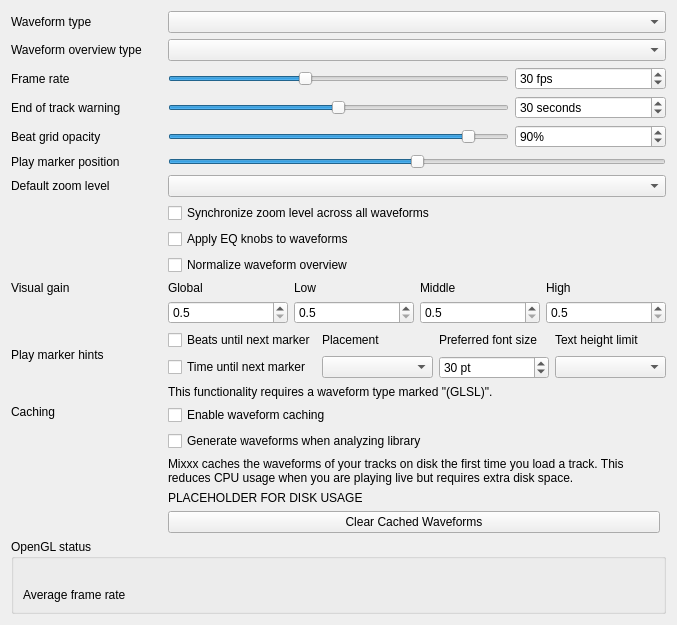
<?xml version="1.0" encoding="UTF-8"?>
<ui version="4.0">
 <class>DlgPrefWaveformDlg</class>
 <widget class="QWidget" name="DlgPrefWaveformDlg">
  <property name="geometry">
   <rect>
    <x>0</x>
    <y>0</y>
    <width>677</width>
    <height>528</height>
   </rect>
  </property>
  <property name="windowTitle">
   <string>Waveform Preferences</string>
  </property>
  <layout class="QGridLayout" name="gridLayout">

   <item row="0" column="0">
    <layout class="QGridLayout" name="gridLayout_2">

     <item row="0" column="0">
      <widget class="QLabel" name="waveformTypeLabel">
       <property name="sizePolicy">
        <sizepolicy hsizetype="Preferred" vsizetype="Preferred">
         <horstretch>0</horstretch>
         <verstretch>0</verstretch>
        </sizepolicy>
       </property>
       <property name="toolTip">
        <string extracomment="The big waveform summary shows the waveform envelope of the track near the current playback position."/>
       </property>
       <property name="text">
        <string>Waveform type</string>
       </property>
       <property name="alignment">
        <set>Qt::AlignLeading|Qt::AlignLeft|Qt::AlignVCenter</set>
       </property>
       <property name="buddy">
        <cstring>waveformTypeComboBox</cstring>
       </property>
      </widget>
     </item>

     <item row="1" column="0">
      <widget class="QLabel" name="waveformOverviewLabel">
       <property name="toolTip">
        <string extracomment="The smaller, zoomed-out version of the waveform shows the various markers within the track as well as the waveform envelope of the entire track."/>
       </property>
       <property name="text">
        <string>Waveform overview type</string>
       </property>
      </widget>
     </item>
     <item row="1" column="1" colspan="3">
      <widget class="QComboBox" name="waveformOverviewComboBox">
       <property name="toolTip">
        <string>The waveform overview shows the waveform envelope of the entire track.
Select from different types of displays for the waveform overview, which differ primarily in the level of detail shown in the waveform.</string>
       </property>
      </widget>
     </item>

     <item row="0" column="1" colspan="3">
      <widget class="QComboBox" name="waveformTypeComboBox">
       <property name="toolTip">
        <string>The waveform shows the waveform envelope of the track near the current playback position.
Select from different types of displays for the waveform, which differ primarily in the level of detail shown in the waveform.</string>
       </property>
      </widget>
     </item>

     <item row="2" column="0">
      <widget class="QLabel" name="frameRateLabel">
       <property name="text">
        <string>Frame rate</string>
       </property>
       <property name="alignment">
        <set>Qt::AlignLeading|Qt::AlignLeft|Qt::AlignVCenter</set>
       </property>
       <property name="buddy">
        <cstring>frameRateSlider</cstring>
       </property>
      </widget>
     </item>
     <item row="2" column="1" colspan="2">
      <widget class="QSlider" name="frameRateSlider">
       <property name="sizePolicy">
        <sizepolicy hsizetype="Preferred" vsizetype="Fixed">
         <horstretch>0</horstretch>
         <verstretch>0</verstretch>
        </sizepolicy>
       </property>
       <property name="maximumSize">
        <size>
         <width>16777215</width>
         <height>16777215</height>
        </size>
       </property>
       <property name="minimum">
        <number>10</number>
       </property>
       <property name="maximum">
        <number>60</number>
       </property>
       <property name="value">
        <number>30</number>
       </property>
       <property name="orientation">
        <enum>Qt::Horizontal</enum>
       </property>
      </widget>
     </item>
     <item row="2" column="3">
      <widget class="QSpinBox" name="frameRateSpinBox">
       <property name="toolTip">
        <string/>
       </property>
       <property name="suffix">
        <string> fps</string>
       </property>
       <property name="minimum">
        <number>10</number>
       </property>
       <property name="maximum">
        <number>60</number>
       </property>
       <property name="value">
        <number>30</number>
       </property>
      </widget>
     </item>

     <item row="3" column="0">
      <widget class="QLabel" name="endOfTrackWarningTimeLabel">
       <property name="text">
        <string>End of track warning</string>
       </property>
       <property name="alignment">
        <set>Qt::AlignLeading|Qt::AlignLeft|Qt::AlignVCenter</set>
       </property>
       <property name="buddy">
        <cstring>endOfTrackWarningTimeSlider</cstring>
       </property>
      </widget>
     </item>
     <item row="3" column="1" colspan="2">
      <widget class="QSlider" name="endOfTrackWarningTimeSlider">
       <property name="sizePolicy">
        <sizepolicy hsizetype="Preferred" vsizetype="Fixed">
         <horstretch>0</horstretch>
         <verstretch>0</verstretch>
        </sizepolicy>
       </property>
       <property name="maximumSize">
        <size>
         <width>16777215</width>
         <height>16777215</height>
        </size>
       </property>
       <property name="minimum">
        <number>0</number>
       </property>
       <property name="maximum">
        <number>60</number>
       </property>
       <property name="value">
        <number>30</number>
       </property>
       <property name="orientation">
        <enum>Qt::Horizontal</enum>
       </property>
      </widget>
     </item>
     <item row="3" column="3">
      <widget class="QSpinBox" name="endOfTrackWarningTimeSpinBox">
       <property name="toolTip">
        <string>Highlight the waveforms when the last seconds of a track remains.</string>
       </property>
       <property name="suffix">
        <string> seconds</string>
       </property>
       <property name="minimum">
        <number>0</number>
       </property>
       <property name="maximum">
        <number>60</number>
       </property>
       <property name="value">
        <number>30</number>
       </property>
      </widget>
     </item>

     <item row="4" column="0">
      <widget class="QLabel" name="BeatgridWaveform">
       <property name="toolTip">
        <string/>
       </property>
       <property name="midLineWidth">
        <number>6</number>
       </property>
       <property name="text">
        <string>Beat grid opacity</string>
       </property>
       <property name="alignment">
        <set>Qt::AlignLeading|Qt::AlignLeft|Qt::AlignVCenter</set>
       </property>
      </widget>
     </item>
     <item row="4" column="1" colspan="2">
      <widget class="QSlider" name="beatGridAlphaSlider">
       <property name="maximum">
        <number>100</number>
       </property>
       <property name="value">
        <number>90</number>
       </property>
       <property name="orientation">
        <enum>Qt::Horizontal</enum>
       </property>
      </widget>
     </item>
     <item row="4" column="3">
      <widget class="QSpinBox" name="beatGridAlphaSpinBox">
       <property name="toolTip">
        <string>Set amount of opacity on beat grid lines.</string>
       </property>
       <property name="suffix">
        <string>%</string>
       </property>
       <property name="maximum">
        <number>100</number>
       </property>
       <property name="value">
        <number>90</number>
       </property>
      </widget>
     </item>

     <item row="5" column="0">
      <widget class="QLabel" name="label">
      <property name="text">
       <string>Play marker position</string>
      </property>
      </widget>
      </item>
     <item row="5" column="1" colspan="3">
      <widget class="QSlider" name="playMarkerPositionSlider">
       <property name="toolTip">
        <string>Moves the play marker position on the waveforms to the left, right or center (default).</string>
       </property>
       <property name="sizePolicy">
        <sizepolicy hsizetype="Preferred" vsizetype="Fixed">
         <horstretch>0</horstretch>
         <verstretch>0</verstretch>
        </sizepolicy>
       </property>
       <property name="maximumSize">
        <size>
         <width>16777215</width>
         <height>16777215</height>
        </size>
       </property>
       <property name="minimum">
        <number>0</number>
       </property>
       <property name="maximum">
        <number>100</number>
       </property>
       <property name="value">
        <number>50</number>
       </property>
       <property name="orientation">
        <enum>Qt::Horizontal</enum>
       </property>
      </widget>
     </item>

     <item row="6" column="0">
      <widget class="QLabel" name="defaultZoomLabel">
       <property name="text">
        <string extracomment="Waveform zoom">Default zoom level</string>
       </property>
       <property name="alignment">
        <set>Qt::AlignLeading|Qt::AlignLeft|Qt::AlignVCenter</set>
       </property>
       <property name="buddy">
        <cstring>defaultZoomComboBox</cstring>
       </property>
      </widget>
     </item>
     <item row="6" column="1" colspan="3">
      <widget class="QComboBox" name="defaultZoomComboBox"/>
     </item>

     <item row="7" column="1" colspan="3">
      <widget class="QCheckBox" name="synchronizeZoomCheckBox">
       <property name="toolTip">
        <string>Synchronize zoom level across all waveform displays.</string>
       </property>
       <property name="text">
        <string>Synchronize zoom level across all waveforms</string>
       </property>
      </widget>
     </item>

     <item row="8" column="1" colspan="3">
      <widget class="QCheckBox" name="applyEqToWaveformCheckBox">
       <property name="toolTip">
        <string>If checked, the low/mid/high EQ knobs and kill switches change the visual gain of the corresponding frequency bands in the waveforms. Uncheck to always draw the unmodified waveform.</string>
       </property>
       <property name="text">
        <string>Apply EQ knobs to waveforms</string>
       </property>
      </widget>
     </item>

     <item row="9" column="1">
      <widget class="QCheckBox" name="normalizeOverviewCheckBox">
       <property name="text">
        <string>Normalize waveform overview</string>
       </property>
      </widget>
     </item>

     <item row="10" column="0">
      <widget class="QLabel" name="visualGainLabel">
       <property name="text">
        <string>Visual gain</string>
       </property>
       <property name="alignment">
        <set>Qt::AlignLeading|Qt::AlignLeft|Qt::AlignTop</set>
       </property>
       <property name="buddy">
        <cstring>allVisualGain</cstring>
       </property>
      </widget>
     </item>
     <item row="10" column="1" colspan="3">
      <layout class="QGridLayout" name="gridLayout_3">
       <item row="1" column="2">
        <widget class="QDoubleSpinBox" name="midVisualGain">
         <property name="toolTip">
          <string>Visual gain of the middle frequencies</string>
         </property>
         <property name="decimals">
          <number>1</number>
         </property>
         <property name="minimum">
          <double>0.500000000000000</double>
         </property>
         <property name="maximum">
          <double>5.000000000000000</double>
         </property>
         <property name="singleStep">
          <double>0.100000000000000</double>
         </property>
        </widget>
       </item>
       <item row="0" column="3">
        <widget class="QLabel" name="visualGainLabel_5">
         <property name="text">
          <string>High</string>
         </property>
         <property name="alignment">
          <set>Qt::AlignLeading|Qt::AlignLeft|Qt::AlignVCenter</set>
         </property>
         <property name="buddy">
          <cstring>allVisualGain</cstring>
         </property>
        </widget>
       </item>
       <item row="0" column="2">
        <widget class="QLabel" name="visualGainLabel_4">
         <property name="text">
          <string>Middle</string>
         </property>
         <property name="alignment">
          <set>Qt::AlignLeading|Qt::AlignLeft|Qt::AlignVCenter</set>
         </property>
         <property name="buddy">
          <cstring>allVisualGain</cstring>
         </property>
        </widget>
       </item>
       <item row="0" column="0">
        <widget class="QLabel" name="visualGainLabel_2">
         <property name="text">
          <string>Global</string>
         </property>
         <property name="alignment">
          <set>Qt::AlignLeading|Qt::AlignLeft|Qt::AlignVCenter</set>
         </property>
         <property name="buddy">
          <cstring>allVisualGain</cstring>
         </property>
        </widget>
       </item>
       <item row="1" column="3">
        <widget class="QDoubleSpinBox" name="highVisualGain">
         <property name="toolTip">
          <string>Visual gain of the high frequencies</string>
         </property>
         <property name="decimals">
          <number>1</number>
         </property>
         <property name="minimum">
          <double>0.500000000000000</double>
         </property>
         <property name="maximum">
          <double>5.000000000000000</double>
         </property>
         <property name="singleStep">
          <double>0.100000000000000</double>
         </property>
        </widget>
       </item>
       <item row="1" column="1">
        <widget class="QDoubleSpinBox" name="lowVisualGain">
         <property name="toolTip">
          <string>Visual gain of the low frequencies</string>
         </property>
         <property name="decimals">
          <number>1</number>
         </property>
         <property name="minimum">
          <double>0.500000000000000</double>
         </property>
         <property name="maximum">
          <double>5.000000000000000</double>
         </property>
         <property name="singleStep">
          <double>0.100000000000000</double>
         </property>
        </widget>
       </item>
       <item row="0" column="1">
        <widget class="QLabel" name="visualGainLabel_3">
         <property name="text">
          <string>Low</string>
         </property>
         <property name="alignment">
          <set>Qt::AlignLeading|Qt::AlignLeft|Qt::AlignVCenter</set>
         </property>
         <property name="buddy">
          <cstring>allVisualGain</cstring>
         </property>
        </widget>
       </item>
       <item row="1" column="0">
        <widget class="QDoubleSpinBox" name="allVisualGain">
         <property name="toolTip">
          <string>Global visual gain</string>
         </property>
         <property name="decimals">
          <number>1</number>
         </property>
         <property name="minimum">
          <double>0.500000000000000</double>
         </property>
         <property name="maximum">
          <double>5.000000000000000</double>
         </property>
         <property name="singleStep">
          <double>0.100000000000000</double>
         </property>
        </widget>
       </item>
      </layout>
     </item>

     <item row="11" column="0">
      <widget class="QLabel" name="untilMarkLabel">
       <property name="text">
        <string>Play marker hints</string>
       </property>
       <property name="alignment">
        <set>Qt::AlignLeading|Qt::AlignLeft|Qt::AlignVCenter</set>
       </property>
      </widget>
     </item>
     <item row="11" column="1" colspan="3">
      <layout class="QGridLayout" name="gridLayout_4">
       <item row="0" column="0">
        <widget class="QCheckBox" name="untilMarkShowBeatsCheckBox">
         <property name="text">
          <string>Beats until next marker</string>
         </property>
        </widget>
       </item>
       <item row="0" column="1">
        <widget class="QLabel" name="untilMarkAlignLabel">
         <property name="text">
          <string>Placement</string>
         </property>
         <property name="alignment">
          <set>Qt::AlignLeading|Qt::AlignLeft|Qt::AlignVCenter</set>
         </property>
         <property name="buddy">
          <cstring>untilMarkAlignComboBox</cstring>
         </property>
        </widget>
       </item>
       <item row="0" column="2">
        <widget class="QLabel" name="untilMarkTextPointSizeLabel">
         <property name="text">
          <string>Preferred font size</string>
         </property>
         <property name="alignment">
          <set>Qt::AlignLeading|Qt::AlignLeft|Qt::AlignVCenter</set>
         </property>
         <property name="buddy">
          <cstring>untilMarkTextPointSizeSpinBox</cstring>
         </property>
        </widget>
       </item>
       <item row="0" column="3">
        <widget class="QLabel" name="untilMarkTextHeightLimitLabel">
         <property name="text">
          <string>Text height limit</string>
         </property>
         <property name="alignment">
          <set>Qt::AlignLeading|Qt::AlignLeft|Qt::AlignVCenter</set>
         </property>
         <property name="buddy">
          <cstring>untilMarkTextHeightLimitComboBox</cstring>
         </property>
        </widget>
       </item>
        <item row="1" column="0">
        <widget class="QCheckBox" name="untilMarkShowTimeCheckBox">
         <property name="text">
          <string>Time until next marker</string>
         </property>
        </widget>
       </item>
       <item row="1" column="1">
        <widget class="QComboBox" name="untilMarkAlignComboBox"/>
       </item>
       <item row="1" column="2">
        <widget class="QSpinBox" name="untilMarkTextPointSizeSpinBox">
         <property name="toolTip">
          <string/>
         </property>
         <property name="suffix">
          <string> pt</string>
         </property>
         <property name="minimum">
          <number>10</number>
         </property>
         <property name="maximum">
          <number>100</number>
         </property>
         <property name="value">
          <number>30</number>
         </property>
        </widget>
       </item>
       <item row="1" column="3">
        <widget class="QComboBox" name="untilMarkTextHeightLimitComboBox"/>
       </item>
      </layout>
     </item>
     <item row="14" column="1" colspan="2">
      <widget class="QLabel" name="requiresGLSLLabel">
       <property name="text">
        <string>This functionality requires a waveform type marked "(GLSL)".</string>
       </property>
       <property name="alignment">
        <set>Qt::AlignLeading|Qt::AlignLeft|Qt::AlignVCenter</set>
       </property>
      </widget>
     </item>
     <item row="15" column="0">
      <widget class="QLabel" name="cachedWaveforms">
       <property name="text">
        <string>Caching</string>
       </property>
       <property name="alignment">
        <set>Qt::AlignLeading|Qt::AlignLeft|Qt::AlignTop</set>
       </property>
      </widget>
     </item>
     <item row="15" column="1" colspan="3">
      <layout class="QGridLayout" name="cachingGridLayout">
       <item row="4" column="0">
        <widget class="QPushButton" name="clearCachedWaveforms">
         <property name="text">
          <string>Clear Cached Waveforms</string>
         </property>
        </widget>
       </item>
       <item row="2" column="0" colspan="2">
        <widget class="QLabel" name="waveformCachingInfo">
         <property name="text">
          <string>Mixxx caches the waveforms of your tracks on disk the first time you load a track. This reduces CPU usage when you are playing live but requires extra disk space.</string>
         </property>
         <property name="wordWrap">
          <bool>true</bool>
         </property>
        </widget>
       </item>
       <item row="3" column="0">
        <widget class="QLabel" name="waveformDiskUsage">
         <property name="text">
          <string notr="true">PLACEHOLDER FOR DISK USAGE</string>
         </property>z
         <property name="wordWrap">
          <bool>true</bool>
         </property>
         <property name="sizePolicy">
          <sizepolicy hsizetype="Expanding" vsizetype="Minimum">
           <horstretch>0</horstretch>
           <verstretch>0</verstretch>
          </sizepolicy>
         </property>
        </widget>
       </item>
       <item row="0" column="0" colspan="2">
        <widget class="QCheckBox" name="enableWaveformCaching">
         <property name="text">
          <string>Enable waveform caching</string>
         </property>
        </widget>
       </item>
       <item row="1" column="0" colspan="2">
        <widget class="QCheckBox" name="enableWaveformGenerationWithAnalysis">
         <property name="text">
          <string>Generate waveforms when analyzing library</string>
         </property>
        </widget>
       </item>
      </layout>
     </item>

     <item row="17" column="0" colspan="4">
      <widget class="QGroupBox" name="openGLStatus">
       <property name="title">
        <string>OpenGL status</string>
       </property>
       <layout class="QGridLayout" name="GridLayout1">

        <item row="0" column="0" colspan="3">
         <widget class="QLabel" name="openGlStatusData">
         <property name="toolTip">
          <string>Displays which OpenGL version is supported by the current platform.</string>
         </property>
         <property name="text">
          <string/>
         </property>
         <property name="textInteractionFlags">
          <set>Qt::TextSelectableByKeyboard|Qt::TextSelectableByMouse</set>
         </property>
         <property name="wordWrap">
          <bool>true</bool>
         </property>
         <property name="sizePolicy">
          <sizepolicy hsizetype="Expanding" vsizetype="Minimum">
           <horstretch>0</horstretch>
           <verstretch>0</verstretch>
          </sizepolicy>
         </property>
        </widget>
       </item>

       <item row="1" column="0">
        <widget class="QLabel" name="openGlStatusLabel_2">
         <property name="toolTip">
          <string/>
         </property>
         <property name="text">
          <string>Average frame rate</string>
         </property>
         <property name="alignment">
          <set>Qt::AlignLeading|Qt::AlignLeft|Qt::AlignVCenter</set>
         </property>
        </widget>
       </item>
       <item row="1" column="1" colspan="2">
        <widget class="QLabel" name="frameRateAverage">
         <property name="toolTip">
          <string>Displays the actual frame rate.</string>
         </property>
         <property name="text">
          <string/>
         </property>
        </widget>
       </item>
      </layout>

     </widget>
    </item>
    </layout>
   </item>

   <item row="1" column="0">
    <spacer name="verticalSpacer">
     <property name="orientation">
      <enum>Qt::Vertical</enum>
     </property>
     <property name="sizeHint" stdset="0">
      <size>
       <width>20</width>
       <height>40</height>
      </size>
     </property>
    </spacer>
   </item>

  </layout>
 </widget>
 <tabstops>
  <tabstop>waveformTypeComboBox</tabstop>
  <tabstop>waveformOverviewComboBox</tabstop>
  <tabstop>frameRateSlider</tabstop>
  <tabstop>frameRateSpinBox</tabstop>
  <tabstop>endOfTrackWarningTimeSlider</tabstop>
  <tabstop>endOfTrackWarningTimeSpinBox</tabstop>
  <tabstop>beatGridAlphaSlider</tabstop>
  <tabstop>beatGridAlphaSpinBox</tabstop>
  <tabstop>playMarkerPositionSlider</tabstop>
  <tabstop>defaultZoomComboBox</tabstop>
  <tabstop>synchronizeZoomCheckBox</tabstop>
  <tabstop>applyEqToWaveformCheckBox</tabstop>
  <tabstop>normalizeOverviewCheckBox</tabstop>
  <tabstop>allVisualGain</tabstop>
  <tabstop>lowVisualGain</tabstop>
  <tabstop>midVisualGain</tabstop>
  <tabstop>highVisualGain</tabstop>
  <tabstop>untilMarkShowBeatsCheckBox</tabstop>
  <tabstop>untilMarkShowTimeCheckBox</tabstop>
  <tabstop>untilMarkAlignComboBox</tabstop>
  <tabstop>untilMarkTextPointSizeSpinBox</tabstop>
  <tabstop>enableWaveformCaching</tabstop>
  <tabstop>enableWaveformGenerationWithAnalysis</tabstop>
  <tabstop>clearCachedWaveforms</tabstop>
 </tabstops>
 <resources/>
 <connections/>
</ui>
